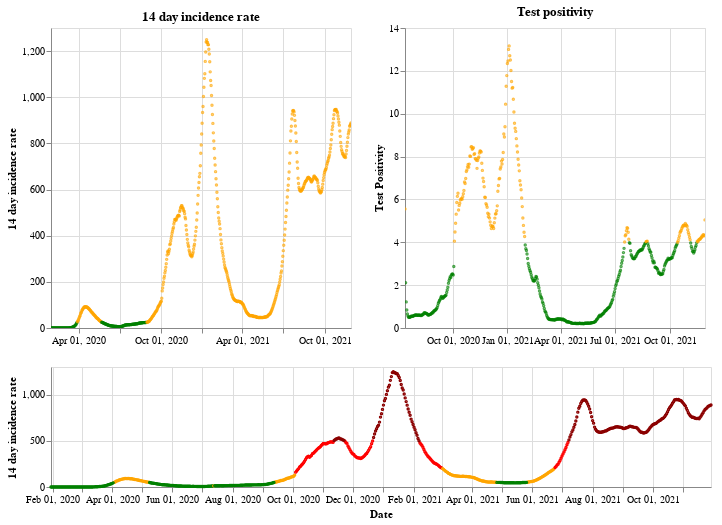

The cell this chart's notebook holds for it:
### Markdown cell above
## England

### Code cell
plot_traffic_light('England')

### Figure 1 — Vega-Lite specification as saved in the notebook (floating-point values rounded to 4 significant figures; data arrays with more than 128 entries replaced by an {"elided": "..."} marker saying what was removed)
{"config": {"view": {"continuousWidth": 400, "continuousHeight": 300}}, "vconcat": [{"hconcat": [{"mark": {"type": "point", "size": 2}, "encoding": {"color": {"condition": {"value": "green", "test": "(datum.twoWeeklyCasesRate <= 25)"}, "value": "orange"}, "tooltip": [{"type": "nominal", "field": "areaName"}, {"type": "temporal", "field": "date"}, {"type": "quantitative", "field": "twoWeeklyCasesRate"}, {"type": "quantitative", "field": "testPositivity"}], "x": {"type": "temporal", "axis": {"title": ""}, "field": "date", "scale": {"domain": {"selection": "DateBrush"}}, "timeUnit": "yearmonthdate"}, "y": {"type": "quantitative", "axis": {"title": "14 day incidence rate"}, "field": "twoWeeklyCasesRate"}}, "title": "14 day incidence rate", "width": 300}, {"mark": {"type": "point", "size": 2}, "encoding": {"color": {"condition": {"value": "green", "test": "(datum.testPositivity <= 4)"}, "value": "orange"}, "tooltip": [{"type": "nominal", "field": "areaName"}, {"type": "temporal", "field": "date"}, {"type": "quantitative", "field": "twoWeeklyCasesRate"}, {"type": "quantitative", "field": "testPositivity"}], "x": {"type": "temporal", "axis": {"title": ""}, "field": "date", "scale": {"domain": {"selection": "DateBrush"}}, "timeUnit": "yearmonthdate"}, "y": {"type": "quantitative", "axis": {"title": "Test Positivity"}, "field": "testPositivity"}}, "title": "Test positivity", "width": 300}]}, {"layer": [{"mark": {"type": "point", "size": 2}, "encoding": {"color": {"condition": {"value": "orange", "test": "(((datum.testPositivity < 4) && (datum.twoWeeklyCasesRate >= 50)) && (datum.twoWeeklyCasesRate < 200))"}, "value": "red"}, "opacity": {"condition": {"value": 1, "test": "((datum.twoWeeklyCasesRate >= 50) && (datum.twoWeeklyCasesRate < 500))"}, "value": 0}, "tooltip": [{"type": "nominal", "field": "areaName"}, {"type": "temporal", "field": "date"}, {"type": "quantitative", "field": "twoWeeklyCasesRate"}, {"type": "quantitative", "field": "testPositivity"}], "x": {"type": "temporal", "axis": {"title": "Date"}, "field": "date", "timeUnit": "yearmonthdate"}, "y": {"type": "quantitative", "axis": {"title": "14 day incidence rate"}, "field": "twoWeeklyCasesRate"}}, "selection": {"DateBrush": {"type": "interval", "encodings": ["x"], "fields": ["Time"]}}}, {"mark": {"type": "point", "size": 2}, "encoding": {"color": {"value": "darkred"}, "opacity": {"condition": {"value": 1, "test": "(datum.twoWeeklyCasesRate >= 500)"}, "value": 0}, "tooltip": [{"type": "nominal", "field": "areaName"}, {"type": "temporal", "field": "date"}, {"type": "quantitative", "field": "twoWeeklyCasesRate"}, {"type": "quantitative", "field": "testPositivity"}], "x": {"type": "temporal", "axis": {"title": "Date"}, "field": "date", "timeUnit": "yearmonthdate"}, "y": {"type": "quantitative", "axis": {"title": "14 day incidence rate"}, "field": "twoWeeklyCasesRate"}}}, {"mark": {"type": "point", "size": 2}, "encoding": {"color": {"condition": {"value": "green", "test": "((datum.testPositivity < 4) && (datum.twoWeeklyCasesRate < 50))"}, "value": "orange"}, "opacity": {"condition": {"value": 1, "test": "(datum.twoWeeklyCasesRate < 50)"}, "value": 0}, "tooltip": [{"type": "nominal", "field": "areaName"}, {"type": "temporal", "field": "date"}, {"type": "quantitative", "field": "twoWeeklyCasesRate"}, {"type": "quantitative", "field": "testPositivity"}], "x": {"type": "temporal", "axis": {"title": "Date"}, "field": "date", "timeUnit": "yearmonthdate"}, "y": {"type": "quantitative", "axis": {"title": "14 day incidence rate"}, "field": "twoWeeklyCasesRate"}}}], "height": 120, "width": 660}], "data": {"name": "data-8de7eeff37758accd5737a9c7c3dcfab"}, "$schema": "https://vega.github.io/schema/vega-lite/v4.8.1.json", "datasets": {"data-8de7eeff37758accd5737a9c7c3dcfab": {"elided": "670 records"}}}
